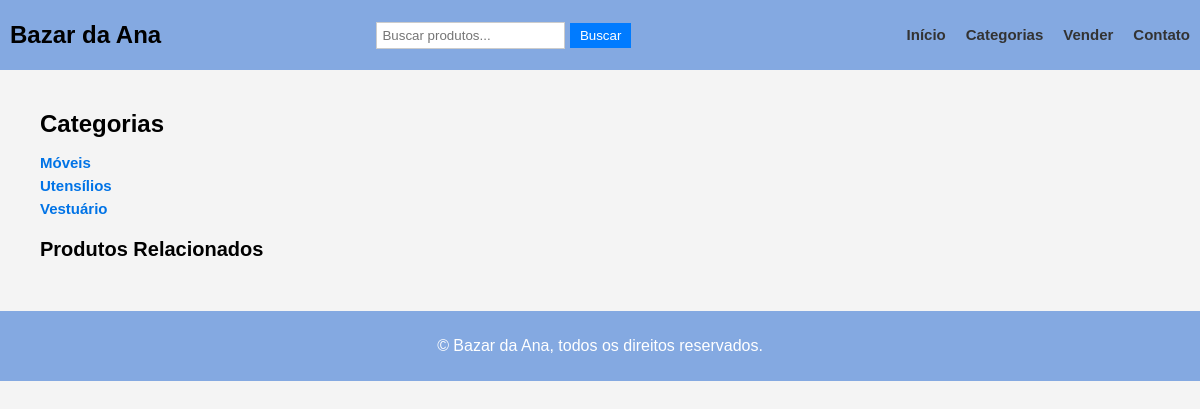
The app's page /category/4, older data.
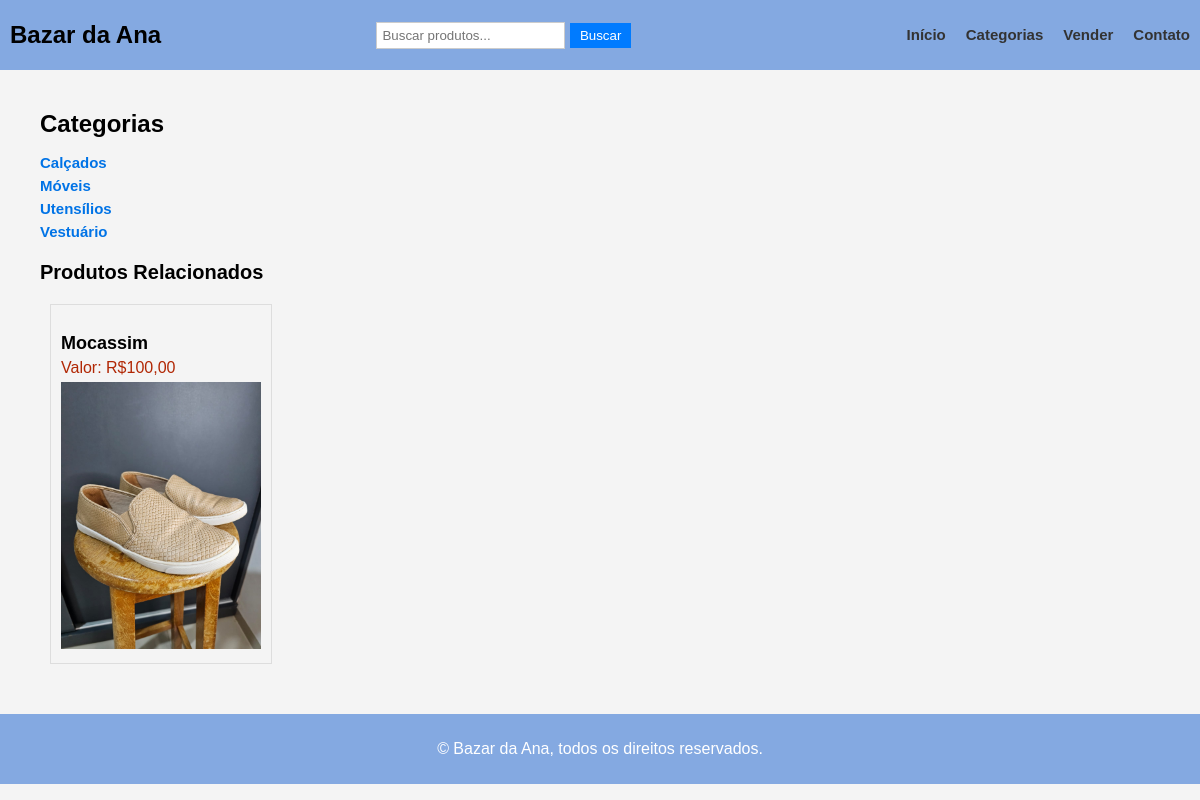
The same page, newer data.
### app_main/models.py (models this page shows, shortened)
class Categories(models.Model):
    name = models.CharField(max_length=100, verbose_name='Tipo', unique=True)
    class Meta:
        ordering=['name']
        verbose_name='Categorias'
        verbose_name_plural='Categorias'

class Product(models.Model):
    status_choice = (('nove', 'Novo'), ('usado', 'Usado'), ('semi-novo', 'Semi-novo'), ('quebrado', 'Quebrado'))
    name = models.CharField(max_length=200, verbose_name='Nome')
    price = models.DecimalField(max_digits=10, decimal_places=2, verbose_name='Preço')
    seller = models.ForeignKey(Seller, on_delete=models.CASCADE, verbose_name='Vendedor')
    categorie = models.ForeignKey(Categories, on_delete=models.CASCADE, verbose_name='Categoria')
    size = models.CharField(max_length=20, verbose_name='Tamanho', null=True, blank=True)
    brand = models.CharField(max_length=100, verbose_name="Marca", null=True, blank=True)
    condition=models.CharField(max_length=20, choices=status_choice, verbose_name='Condição')
    sold = models.BooleanField(default=False, verbose_name='Vendido')
    description = models.TextField(max_length=200, verbose_name='Descrição')
    class Meta:
        ordering=['name']
        verbose_name='Produto'

class Photo(models.Model):
    product = models.ForeignKey(Product, on_delete=models.CASCADE, verbose_name='Produto', related_name='foto')
    cover = models.BooleanField(default=False, verbose_name='Capa')
    sold = models.BooleanField(default=False, verbose_name='Vendido')
    photo = models.ImageField(upload_to='products/', verbose_name='Foto')
    class Meta:
        ordering=['product']
        verbose_name='Imagem'
        verbose_name_plural = 'Imagens'

### app_main/views.py (the view)
# urls.py: path('category/<int:pk>', views.CategoryView.as_view(), name='category'),
class CategoryView(ListView):
    template_name = 'category.html'
    model = Product
    context_object_name = 'products'
    queryset = Product.objects.prefetch_related(Prefetch('foto', queryset=Photo.objects.all()))
    def get_queryset(self):
        queryset = super().get_queryset()
        res = self.request.get_full_path_info()
        res = res.split('/')[2]
        queryset = queryset.filter(categorie=res, sold=False)
        return queryset
    def get_context_data(self, **kwargs):
        context = super().get_context_data(**kwargs)
        context['category'] = Categories.objects.all()
        return context

### app_main/templates/category.html
{% extends "base.html" %}
{% load static %}
{% block content %}
<link rel="stylesheet" href="{% static 'css/styles_category.css' %}">
<body>
<div class="category-container">
    <h1 class="category-title">Categorias</h1>
    <ul class="category-list">
        {% for categor in category %}
            <li class="category-item">
                <a href="{% url 'category' categor.id %}">{{ categor.name }}</a>
            </li>
        {% endfor %}
    </ul>
</div>
<div class="products-container">
    <h2 class="products-title">Produtos Relacionados</h2>
    <div class="products-list">
        {% for product in products %}
            <div class="product-item">
                <h3 class="product-name">{{ product.name }}</h3>
                <div class="product-price">Valor: R${{ product.price }}</div>
                {% for img in product.foto.all %}
                    {% if img.cover %}
                        <img src="{{ img.photo.url }}" alt="{{ product.name }}" class="product-image">
                    {% endif %}
                {% endfor %}
            </div>
        {% endfor %}
    </div>
</div>
</body>
{% endblock %}

Row changes from the older to the newer data that the page shows:
added Categories: name "Calçados"
added Product: name "Mocassim", price "100,00"
added Photo: photo (picture)
